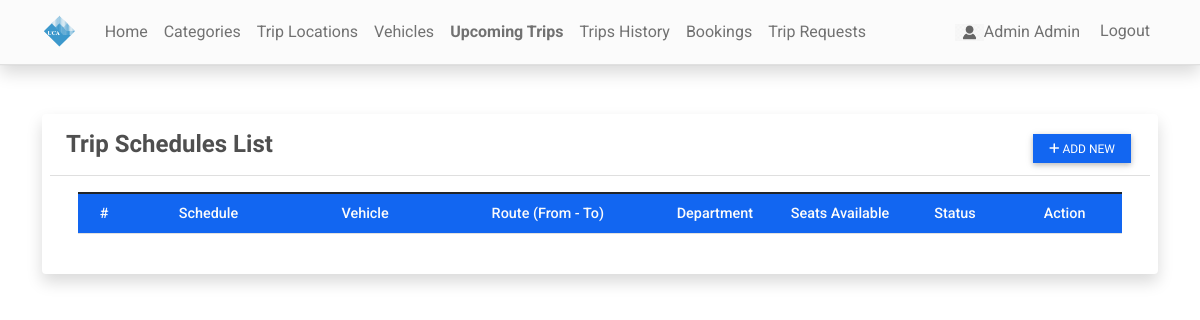
The app's page /schedule (signed in), older data.
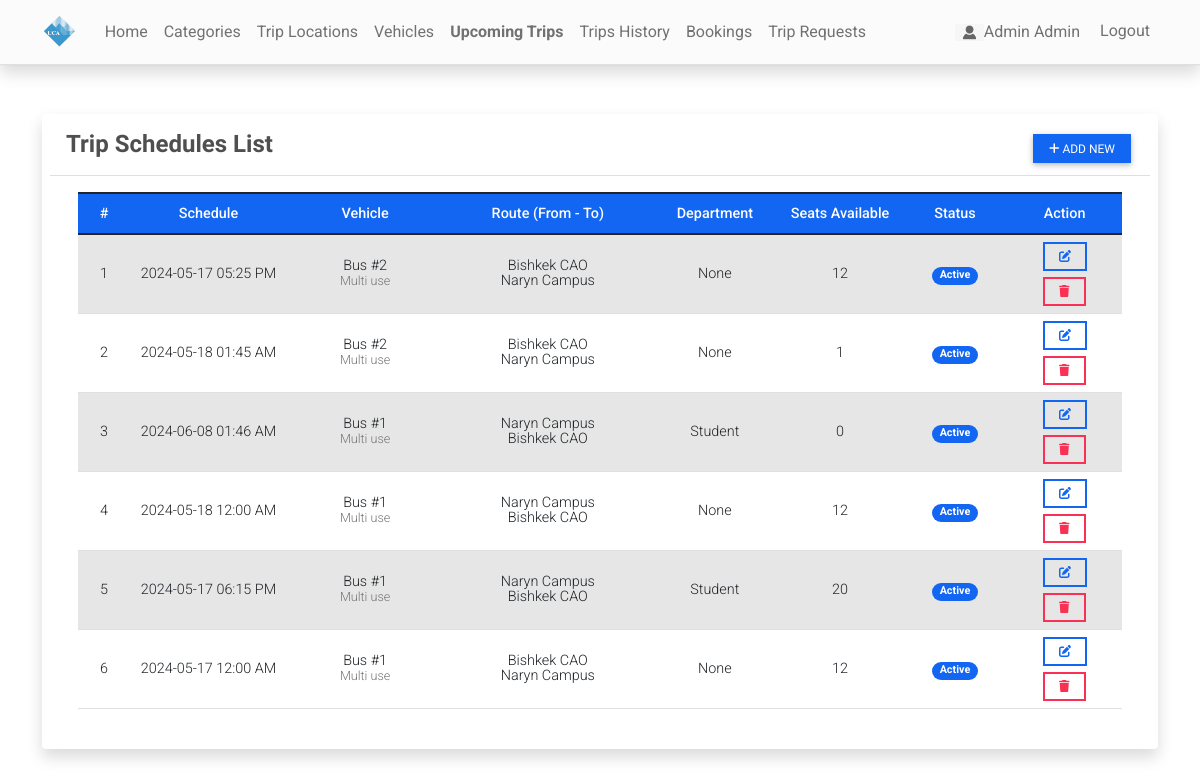
The same page, newer data.
### reservationApp/models.py (models this page shows, shortened)
class Schedule(models.Model):
    code = models.CharField(max_length=100)
    bus = models.ForeignKey(Bus,on_delete=models.CASCADE)
    depart = models.ForeignKey(Location,on_delete=models.CASCADE, related_name='depart_location')
    destination = models.ForeignKey(Location,on_delete=models.CASCADE, related_name='destination')
    schedule= models.DateTimeField()
    seats_available = models.IntegerField(null=True)  # replaced fare with seats_available
    status = models.CharField(max_length=2, choices=(('1','Active'),('2','Cancelled')), default=1)
    date_created = models.DateTimeField(default=timezone.now)
    date_updated = models.DateTimeField(auto_now=True)
    ABLE_TO_BOOK_CHOICES = [
        ('None', 'None'),
        ('Student', 'Student'),
        ('Staff', 'Staff'),
        ('Faculty', 'Faculty'),
    ]
    able_to_book = models.CharField(
        max_length=10,
        choices=ABLE_TO_BOOK_CHOICES,
        default='None',
    )
    def count_available(self):
        booked = Booking.objects.filter(schedule=self, status='2').aggregate(Sum('seats'))['seats__sum']
        if booked is not None:
            return self.seats_available - booked
        else:
            return self.seats_available

class Bus(models.Model):
    category = models.ForeignKey(Category,on_delete=models.CASCADE, blank= True, null = True)
    bus_number = models.CharField(max_length=250)
    seats = models.FloatField(max_length=5, default=0)
    status = models.CharField(max_length=2, choices=(('1','Active'),('2','Inactive')), default=1)
    date_created = models.DateTimeField(default=timezone.now)
    date_updated = models.DateTimeField(auto_now=True)

class Category(models.Model):
    name = models.CharField(max_length=250)
    description = models.TextField()
    status = models.CharField(max_length=2, choices=(('1','Active'),('2','Inactive')), default=1)
    date_created = models.DateTimeField(default=timezone.now)
    date_updated = models.DateTimeField(auto_now=True)
    def __str__(self):
        return self.name

class Location(models.Model):
    location = models.CharField(max_length=250)
    status = models.CharField(max_length=2, choices=(('1','Active'),('2','Inactive')), default=1)
    date_created = models.DateTimeField(default=timezone.now)
    date_updated = models.DateTimeField(auto_now=True)
    def __str__(self):
        return self.location

### reservationApp/views.py (the view)
# urls.py: path('schedule',views.schedule_mgt,name='schedule-page'),
@user_passes_test(admin_check)
def schedule_mgt(request):
    context = {}
    context['page_title'] = "Trip Schedules"
    now = timezone.now()
    schedules = Schedule.objects.filter(schedule__gt=now)
    context['schedules'] = schedules
    return render(request, 'schedule_mgt.html', context)

### reservationApp/views.py (called while the page is built)
def admin_check(user):
    return user.is_staff

### reservationApp/templates/schedule_mgt.html (shortened to what this page needs)
{% extends 'base.html' %} {% load humanize %} {% block pageContent %}
<div class="col-lg-12 col-md-12 col-sm-12 col-xs-12">
    <div class="card card-default p-2 shadow ">
        <div class="card-header">
            <div class="d-flex w-100 align-items-center justify-content-between">
                <h4 class="card-title fw-bold">Trip Schedules List</h4>
                <div class="tools">
                    <button type="button" class="btn btn-primary btn-sm" id='add_new'><i class="fa fa-plus"></i> Add New</button>
                </div>
            </div>
        </div>
        <div class="card-body">
            <div class="container-fluid">
                <table class="table table-striped" id="schedule-list">
                    <colgroup>
                        <col width="5%">
                        <col width="15%">
                        <col width="15%">
                        <col width="20%">
                        <col width="12%">
                        <col width="12%">
                        <col width="10%">
                        <col width="11%">
                    </colgroup>
                    <thead>
                        <tr class="bg-primary bg-opacity-50 text-light">
                            <th class="px-2 py-2 text-center">#</th>
                            <th class="px-2 py-2 text-center">Schedule</th>
                            <th class="px-2 py-2 text-center">Vehicle</th>
                            <th class="px-2 py-2 text-center">Route (From - To)</th>
                            <th class="px-2 py-2 text-center">Department</th>
                            <th class="px-2 py-2 text-center">Seats Available</th>
                            <th class="px-2 py-2 text-center">Status</th>
                            <th class="px-2 py-2 text-center">Action</th>
                        </tr>
                    </thead>
                    <tbody class="text-center">
                        {% for schedule in schedules %}
                        <tr>
                            <td class="px-2 py-1 align-middle">{{ forloop.counter }}</td>
                            <td class="px-2 py-1 align-middle">{{ schedule.schedule|date:"Y-m-d h:i A" }}</td>
                            <td class="px-2 py-1 align-middle">
                                <div class="lh-1">
                                    <div>{{ schedule.bus.bus_number }}</div>
                                    <small class="text-muted">{{ schedule.bus.category }}</small>
                                </div>
                            </td>
                            <td class="px-2 py-1 align-middle">
                                <div class="lh-1">
                                    <div>{{ schedule.depart }}</div>
                                    <div>{{ schedule.destination }}</div>
                                </div>
                            </td>
                            <td class="px-2 py-1 align-middle">{{ schedule.able_to_book }}</td>
                            <td class="px-2 py-1 align-middle text-center">{{ schedule.count_available|floatformat:0|intcomma }}</td>                            <td class="px-1 py-1 align-middle text-center">
                                {% if schedule.status == '1' %}
                                <span class="badge bg-primary rounded-pill px-2">Active</span> {% else %}
                                <span class="badge bg-danger rounded-pill px-2">Cancelled</span> {% endif %}
                            </td>
                            <td class="px-2 py-1 align-middle text-center">
                                <a class="btn btn-outline-primary btn-sm edit-data" href="javascript:void(0)" data-id="{{ schedule.pk }}" title="Edit">
                                    <i class="fa fa-edit"></i>
                                </a>
                                <button class="btn btn-outline-danger btn-sm delete-data" type="button" data-id="{{ schedule.pk }}" title="Delete">
                                    <i class="fa fa-trash"></i>
                                </button>
                            </td>
                        </tr>
                        {% endfor %}
                    </tbody>
                </table>
            </div>
        </div>
    </div>
</div>
{% endblock pageContent %}

### reservationApp/templates/base.html (shortened to what this page needs)
{% load static %}
{% load customfilter %}
<!DOCTYPE html>
<html lang="en">
<head>
    <link rel="stylesheet" href="{% static 'assets/font-awesome/css/all.min.css' %}">
    <link rel="stylesheet" href="{% static 'assets/bootstrap/css/bootstrap.min.css' %}">
    <link rel="stylesheet" href="{% static 'assets/select2/dist/css/select2.min.css' %}">
    <link rel="stylesheet" href="{% static 'assets/mdb-blogtemplate/css/mdb.min.css' %}" />
    <link rel="stylesheet" href="{% static 'assets/DataTables/datatables.min.css' %}" />
    <link rel="stylesheet" href="{% static 'assets/default/css/style.css' %}">
    <link rel="stylesheet" href="{% static 'assets/default/css/fonts.css' %}">
    <link rel="stylesheet" href="https://maxcdn.bootstrapcdn.com/font-awesome/4.7.0/css/font-awesome.min.css">
</head>
<body>
    {% block TopNavigation %} {% include "topNavigation.html" %} {% endblock TopNavigation %}
    <main class="py-5">
        <div class="container mb-3">
             {% block pageContent %} {% endblock pageContent %}
        </div>
    </main>
</body>
</html>

### reservationApp/templates/topNavigation.html (shortened to what this page needs)
{% load static %}
<header>
    <nav class="navbar navbar-expand-lg navbar-light bg-light fixed-top shadow border-bottom">
        <div class="container">
            <a class="navbar-brand" href="{% url 'home-page' %}">
                <img src="{{ MEDIA_URL }}/uploads/logo.png" height="16" alt="{{ MEDIA_URL }}" loading="lazy" style="margin-top: -3px;" />
            </a>
            <div class="collapse navbar-collapse" id="navbarExample01">
                <ul class="navbar-nav me-auto mb-2 mb-lg-0" id="topNav">
                    <li class="nav-item">
                        <a class="nav-link" aria-current="page" href="{% url 'home-page' %}">Home</a>
                    </li>
                    {% if user.is_staff %}
                    <li class="nav-item">
                        <a class="nav-link" aria-current="page" href="{% url 'category-page' %}">Categories</a>
                    </li>
                    <li class="nav-item">
                        <a class="nav-link" aria-current="page" href="{% url 'location-page' %}">Trip Locations</a>
                    </li>
                    <li class="nav-item">
                        <a class="nav-link" aria-current="page" href="{% url 'bus-page' %}">Vehicles</a>
                    </li>
                    <li class="nav-item">
                        <a class="nav-link" aria-current="page" href="{% url 'schedule-page' %}">Upcoming Trips</a>
                    </li>
                    <li class="nav-item">
                        <a class="nav-link" aria-current="page" href="{% url 'schedule-history' %}">Trips History</a>
                    </li>
                     <li class="nav-item">
                        <a class="nav-link" aria-current="page" href="{% url 'booking-page' %}">Bookings</a>
                    </li>
                    <li class="nav-item">
                        <a class="nav-link" href="{% url 'trip_request_list' %}">Trip Requests</a>
                      </li>
                    {% endif %}
                </ul>
                <ul class="navbar-nav d-flex flex-row">
                    {% if user.id %} {% if user.profile.user_type == 1 %} {% endif %}
                    <li class="nav-item me-3 me-lg-0">
                        <a class="nav-link" href="{% url 'profile' %}">
                            <span class="me-1"><img src="{{ MEDIA_URL }}/default/images.png" alt="User Avatar" id="user-avatar">{{ user.first_name }} {{user.last_name}}</span>
                        </a>
                    </li>
                    <li class="nav-item me-3 me-lg-0">
                        <a class="nav-link" href="{% url 'logout' %}">Logout</a>
                    </li>
                    {% endif %}
                </ul>
            </div>
        </div>
    </nav>
</header>

### static/assets/default/css/style.css (style rules this page uses)
html, body { height: 100%; width: 100%; max-height: 100%; overflow: auto; display: flex; flex-direction: column; }
body>header { flex-shrink: auto; }
body>main { flex-shrink: auto; flex-grow: auto; overflow: auto; }
#user-avatar { width: 1.8rem; height: 1.8rem; object-fit: scale-down; object-position: center center; }
.navbar-brand>img { height: 2em; }
.nav-item.active a.nav-link { font-weight: bolder !important; }

### reservationApp/templates/base.html (style rules this page uses)
h4.card-title { display: inline-block; font-family: 'Oswald', sans-serif; text-shadow: none; }
.btn { border-radius: 0; margin: 3px; text-transform: uppercase; font-family: 'Oswald', sans-serif; }

Row changes from the older to the newer data that the page shows:
added Schedule: schedule "2024-05-17 05:25 PM", bus.bus_number "Bus #2", bus.category "Multi use", depart "Bishkek CAO", destination "Naryn Campus", able_to_book "None", count_available "12", status "Active"
added Schedule: schedule "2024-05-18 01:45 AM", bus.bus_number "Bus #2", bus.category "Multi use", depart "Bishkek CAO", destination "Naryn Campus", able_to_book "None", count_available "1", status "Active"
added Schedule: schedule "2024-06-08 01:46 AM", bus.bus_number "Bus #1", bus.category "Multi use", depart "Naryn Campus", destination "Bishkek CAO", able_to_book "Student", count_available "0", status "Active"
added Schedule: schedule "2024-05-18 12:00 AM", bus.bus_number "Bus #1", bus.category "Multi use", depart "Naryn Campus", destination "Bishkek CAO", able_to_book "None", count_available "12", status "Active"
added Schedule: schedule "2024-05-17 06:15 PM", bus.bus_number "Bus #1", bus.category "Multi use", depart "Naryn Campus", destination "Bishkek CAO", able_to_book "Student", count_available "20", status "Active"
added Schedule: schedule "2024-05-17 12:00 AM", bus.bus_number "Bus #1", bus.category "Multi use", depart "Bishkek CAO", destination "Naryn Campus", able_to_book "None", count_available "12", status "Active"
